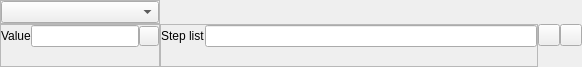
<?xml version="1.0" encoding="UTF-8"?>
<ui version="4.0">
 <class>DbcFilterSet</class>
 <widget class="QFrame" name="DbcFilterSet">
  <property name="geometry">
   <rect>
    <x>0</x>
    <y>0</y>
    <width>582</width>
    <height>67</height>
   </rect>
  </property>
  <property name="sizePolicy">
   <sizepolicy hsizetype="Fixed" vsizetype="Preferred">
    <horstretch>0</horstretch>
    <verstretch>0</verstretch>
   </sizepolicy>
  </property>
  <property name="font">
   <font>
    <weight>50</weight>
    <bold>false</bold>
   </font>
  </property>
  <property name="windowTitle">
   <string>Frame</string>
  </property>
  <property name="windowIcon">
   <iconset resource="gex.qrc">
    <normaloff>:/gex/icons/gex_application_48x48.png</normaloff>:/gex/icons/gex_application_48x48.png</iconset>
  </property>
  <property name="frameShape">
   <enum>QFrame::NoFrame</enum>
  </property>
  <property name="frameShadow">
   <enum>QFrame::Sunken</enum>
  </property>
  <layout class="QGridLayout" name="gridLayout_5" rowstretch="0,1" columnstretch="0,1,0">
   <property name="margin">
    <number>0</number>
   </property>
   <property name="spacing">
    <number>0</number>
   </property>
   <item row="0" column="0">
    <widget class="QFrame" name="frameParameter">
     <property name="frameShape">
      <enum>QFrame::StyledPanel</enum>
     </property>
     <property name="frameShadow">
      <enum>QFrame::Raised</enum>
     </property>
     <layout class="QGridLayout" name="gridLayout_3">
      <property name="margin">
       <number>0</number>
      </property>
      <property name="spacing">
       <number>0</number>
      </property>
      <item row="0" column="0">
       <widget class="QComboBox" name="comboBoxParamNameNumber"/>
      </item>
     </layout>
    </widget>
   </item>
   <item row="1" column="0">
    <widget class="QFrame" name="frameValue">
     <property name="maximumSize">
      <size>
       <width>250</width>
       <height>16777215</height>
      </size>
     </property>
     <property name="frameShape">
      <enum>QFrame::StyledPanel</enum>
     </property>
     <property name="frameShadow">
      <enum>QFrame::Raised</enum>
     </property>
     <layout class="QGridLayout" name="gridLayout_2">
      <property name="margin">
       <number>0</number>
      </property>
      <property name="spacing">
       <number>0</number>
      </property>
      <item row="0" column="1">
       <widget class="QLineEdit" name="lineEditValue"/>
      </item>
      <item row="0" column="0">
       <widget class="QLabel" name="label">
        <property name="maximumSize">
         <size>
          <width>35</width>
          <height>16777215</height>
         </size>
        </property>
        <property name="text">
         <string>Value</string>
        </property>
       </widget>
      </item>
      <item row="2" column="0" colspan="2">
       <widget class="QFrame" name="frame_5">
        <property name="frameShape">
         <enum>QFrame::NoFrame</enum>
        </property>
        <property name="frameShadow">
         <enum>QFrame::Raised</enum>
        </property>
       </widget>
      </item>
      <item row="0" column="2">
       <widget class="QPushButton" name="pushButtonAdvanced">
        <property name="maximumSize">
         <size>
          <width>20</width>
          <height>20</height>
         </size>
        </property>
        <property name="toolTip">
         <string>Switch to advanced step list</string>
        </property>
        <property name="text">
         <string/>
        </property>
        <property name="icon">
         <iconset resource="gex.qrc">
          <normaloff>:/gex/icons/advanced.png</normaloff>:/gex/icons/advanced.png</iconset>
        </property>
        <property name="checkable">
         <bool>true</bool>
        </property>
       </widget>
      </item>
     </layout>
    </widget>
   </item>
   <item row="1" column="1">
    <widget class="QStackedWidget" name="stackedWidget">
     <property name="currentIndex">
      <number>0</number>
     </property>
     <widget class="QWidget" name="pageSimpleStepList">
      <layout class="QGridLayout" name="gridLayout_6">
       <property name="margin">
        <number>0</number>
       </property>
       <property name="spacing">
        <number>0</number>
       </property>
       <item row="0" column="0">
        <widget class="QFrame" name="frameStepList">
         <property name="frameShape">
          <enum>QFrame::StyledPanel</enum>
         </property>
         <property name="frameShadow">
          <enum>QFrame::Raised</enum>
         </property>
         <layout class="QGridLayout" name="gridLayout_7">
          <property name="margin">
           <number>0</number>
          </property>
          <property name="spacing">
           <number>0</number>
          </property>
          <item row="0" column="1">
           <widget class="QLineEdit" name="lineEditStepList"/>
          </item>
          <item row="0" column="0">
           <widget class="QLabel" name="label_4">
            <property name="maximumSize">
             <size>
              <width>45</width>
              <height>16777215</height>
             </size>
            </property>
            <property name="text">
             <string>Step list</string>
            </property>
           </widget>
          </item>
          <item row="1" column="0" colspan="2">
           <widget class="QFrame" name="frame_2">
            <property name="frameShape">
             <enum>QFrame::NoFrame</enum>
            </property>
            <property name="frameShadow">
             <enum>QFrame::Raised</enum>
            </property>
           </widget>
          </item>
         </layout>
        </widget>
       </item>
      </layout>
     </widget>
     <widget class="QWidget" name="pageAdvancedStepList">
      <layout class="QGridLayout" name="gridLayout_8">
       <property name="margin">
        <number>0</number>
       </property>
       <property name="spacing">
        <number>0</number>
       </property>
       <item row="0" column="0">
        <widget class="QFrame" name="frameAdvancedStepList">
         <property name="frameShape">
          <enum>QFrame::StyledPanel</enum>
         </property>
         <property name="frameShadow">
          <enum>QFrame::Raised</enum>
         </property>
         <layout class="QGridLayout" name="gridLayout">
          <property name="margin">
           <number>0</number>
          </property>
          <property name="spacing">
           <number>0</number>
          </property>
          <item row="0" column="0">
           <widget class="QLabel" name="label_2">
            <property name="maximumSize">
             <size>
              <width>50</width>
              <height>16777215</height>
             </size>
            </property>
            <property name="text">
             <string>Filter logic</string>
            </property>
           </widget>
          </item>
          <item row="0" column="1">
           <widget class="QLineEdit" name="lineEditFilterLogic"/>
          </item>
          <item row="1" column="0">
           <widget class="QLabel" name="label_3">
            <property name="maximumSize">
             <size>
              <width>16777215</width>
              <height>20</height>
             </size>
            </property>
            <property name="text">
             <string>Filter list</string>
            </property>
           </widget>
          </item>
          <item row="1" column="1" rowspan="2">
           <widget class="QFrame" name="frameFilter">
            <property name="frameShape">
             <enum>QFrame::NoFrame</enum>
            </property>
            <property name="frameShadow">
             <enum>QFrame::Raised</enum>
            </property>
            <layout class="QVBoxLayout" name="verticalLayout_2">
             <property name="spacing">
              <number>0</number>
             </property>
             <property name="margin">
              <number>0</number>
             </property>
             <item>
              <spacer name="verticalSpacer_2">
               <property name="orientation">
                <enum>Qt::Vertical</enum>
               </property>
               <property name="sizeHint" stdset="0">
                <size>
                 <width>20</width>
                 <height>37</height>
                </size>
               </property>
              </spacer>
             </item>
            </layout>
           </widget>
          </item>
          <item row="2" column="0">
           <widget class="QFrame" name="frame_4">
            <property name="frameShape">
             <enum>QFrame::StyledPanel</enum>
            </property>
            <property name="frameShadow">
             <enum>QFrame::Raised</enum>
            </property>
           </widget>
          </item>
         </layout>
        </widget>
       </item>
      </layout>
     </widget>
    </widget>
   </item>
   <item row="1" column="2">
    <widget class="QFrame" name="frame">
     <property name="maximumSize">
      <size>
       <width>44</width>
       <height>16777215</height>
      </size>
     </property>
     <property name="frameShape">
      <enum>QFrame::NoFrame</enum>
     </property>
     <property name="frameShadow">
      <enum>QFrame::Raised</enum>
     </property>
     <layout class="QGridLayout" name="gridLayout_4">
      <property name="margin">
       <number>0</number>
      </property>
      <property name="spacing">
       <number>0</number>
      </property>
      <item row="0" column="0">
       <widget class="QPushButton" name="pushButtonDelete">
        <property name="maximumSize">
         <size>
          <width>25</width>
          <height>25</height>
         </size>
        </property>
        <property name="text">
         <string/>
        </property>
        <property name="icon">
         <iconset resource="gex.qrc">
          <normaloff>:/gex/icons/delete.ico</normaloff>:/gex/icons/delete.ico</iconset>
        </property>
        <property name="iconSize">
         <size>
          <width>10</width>
          <height>10</height>
         </size>
        </property>
       </widget>
      </item>
      <item row="1" column="0" colspan="2">
       <widget class="QFrame" name="frame_3">
        <property name="frameShape">
         <enum>QFrame::NoFrame</enum>
        </property>
        <property name="frameShadow">
         <enum>QFrame::Raised</enum>
        </property>
       </widget>
      </item>
      <item row="0" column="1">
       <widget class="QPushButton" name="pushButtonAdd">
        <property name="maximumSize">
         <size>
          <width>25</width>
          <height>25</height>
         </size>
        </property>
        <property name="text">
         <string/>
        </property>
        <property name="icon">
         <iconset resource="gex.qrc">
          <normaloff>:/gex/icons/add.png</normaloff>:/gex/icons/add.png</iconset>
        </property>
        <property name="iconSize">
         <size>
          <width>10</width>
          <height>10</height>
         </size>
        </property>
       </widget>
      </item>
     </layout>
    </widget>
   </item>
  </layout>
 </widget>
 <tabstops>
  <tabstop>comboBoxParamNameNumber</tabstop>
  <tabstop>lineEditValue</tabstop>
  <tabstop>lineEditFilterLogic</tabstop>
  <tabstop>lineEditStepList</tabstop>
  <tabstop>pushButtonDelete</tabstop>
 </tabstops>
 <resources>
  <include location="gex.qrc"/>
 </resources>
 <connections/>
</ui>
